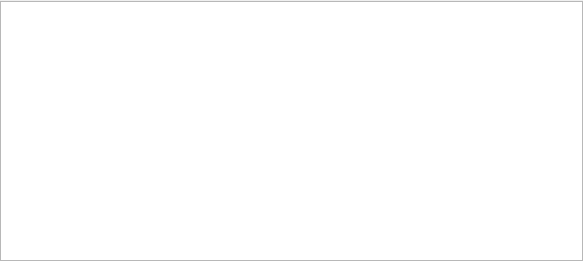
<ui version="4.0">
 <author/>
 <comment/>
 <exportmacro/>
 <class>DomainRuleDetailWidget</class>
 <widget class="QWidget" name="DomainRuleDetailWidget">
  <property name="geometry">
   <rect>
    <x>0</x>
    <y>0</y>
    <width>583</width>
    <height>261</height>
   </rect>
  </property>
  <property name="windowTitle">
   <string>Form</string>
  </property>
  <layout class="QVBoxLayout" name="verticalLayout">
   <property name="spacing">
    <number>0</number>
   </property>
   <property name="leftMargin">
    <number>0</number>
   </property>
   <property name="topMargin">
    <number>1</number>
   </property>
   <property name="rightMargin">
    <number>0</number>
   </property>
   <property name="bottomMargin">
    <number>0</number>
   </property>
   <item>
    <widget class="QTableWidget" name="tableWidget">
     <property name="enabled">
      <bool>true</bool>
     </property>
     <property name="sizePolicy">
      <sizepolicy hsizetype="Expanding" vsizetype="Expanding">
       <horstretch>0</horstretch>
       <verstretch>0</verstretch>
      </sizepolicy>
     </property>
     <property name="styleSheet">
      <string notr="true"/>
     </property>
    </widget>
   </item>
  </layout>
 </widget>
 <resources/>
 <connections/>
</ui>
